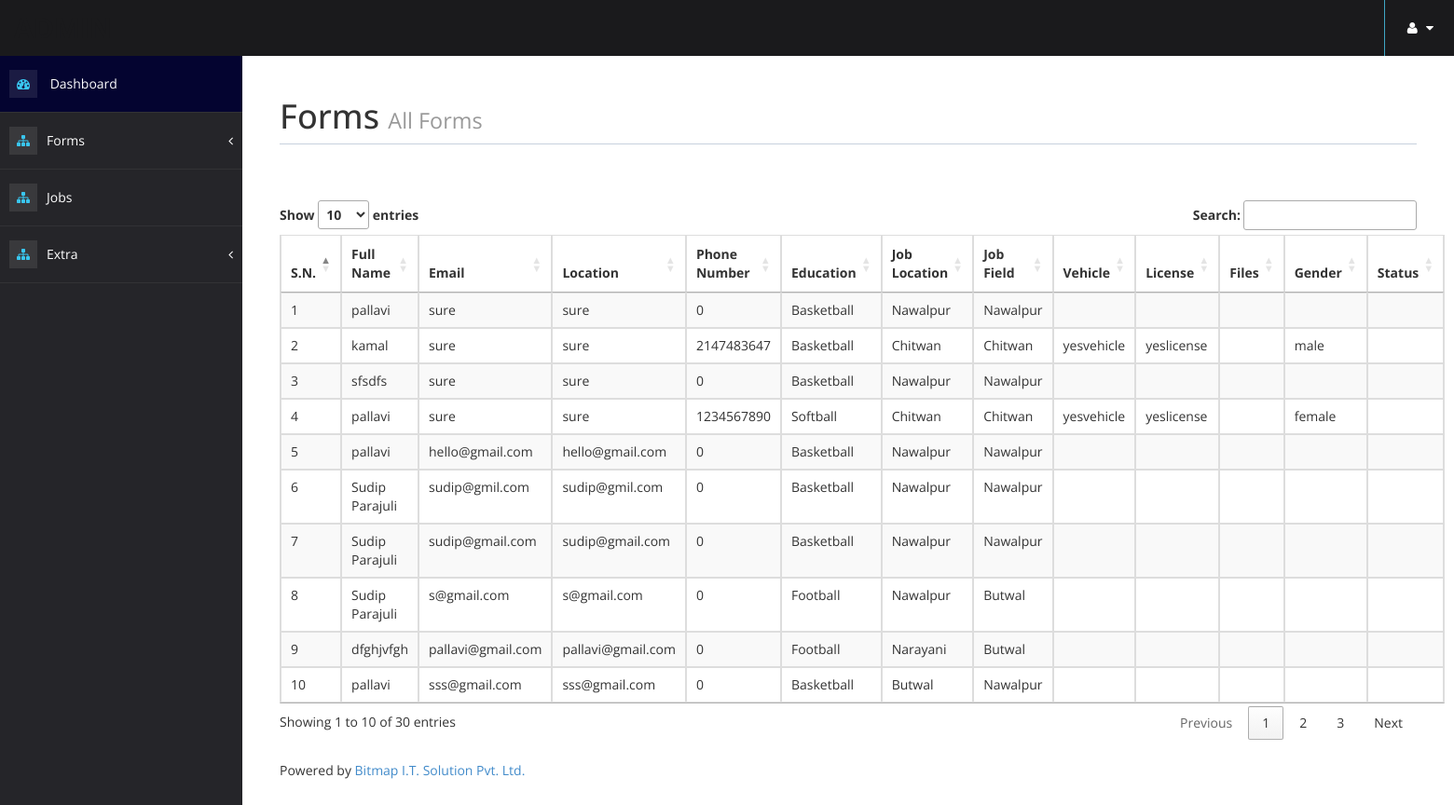
The app's page /admin/allforms.php (signed in) with its own data.
### tables this page shows
CREATE TABLE IF NOT EXISTS `tbl_users` (
`id` int(11) NOT NULL,
  `fullname` varchar(50) NOT NULL,
  `location` varchar(50) NOT NULL,
  `phonenum` int(20) NOT NULL,
  `education` varchar(50) NOT NULL,
  `joblocation` varchar(50) NOT NULL,
  `jobfield` varchar(50) NOT NULL,
  `vehicle` varchar(20) NOT NULL,
  `license` varchar(20) NOT NULL,
  `files` varchar(40) NOT NULL,
  `email` varchar(50) NOT NULL,
  `gender` varchar(50) NOT NULL,
  `status` varchar(100) NOT NULL
);

### admin/allforms.php (the view, shortened to what this page needs)
<!DOCTYPE html>
<html xmlns="http://www.w3.org/1999/xhtml">
<head>
    <link href="assets/css/bootstrap.css" rel="stylesheet" />
    <link href="assets/css/font-awesome.css" rel="stylesheet" />
    <link href="assets/js/morris/morris-0.4.3.min.css" rel="stylesheet" />
    <link href="assets/css/custom-styles.css" rel="stylesheet" />
    <link rel="stylesheet" type="text/css" href="https://cdn.datatables.net/1.10.20/css/jquery.dataTables.min.css">
</head>
<body>
    <div id="wrapper">
        <nav class="navbar navbar-default top-navbar " data-spy="affix" data-offset-top="197" role="navigation">
            <div class="navbar-header">
                <a class="navbar-brand" href="admin.php">ADMIN</a>
            </div>
            <ul class="nav navbar-top-links navbar-right" >
                <li class="dropdown">
                    <a class="dropdown-toggle" data-toggle="dropdown" href="#" aria-expanded="false">
                        <i class="fa fa-user fa-fw"></i> <i class="fa fa-caret-down"></i>
                    </a>
                </li>
            </ul>
        </nav>
        <nav class="navbar-default navbar-side" role="navigation">
            <div class="sidebar-collapse">
                <ul class="nav" id="main-menu">
                    <li>
                        <a class="active-menu" href="admin.php" style="background-color:#040430;"><i class="fa fa-dashboard"></i> Dashboard</a>
                    </li>
                    <li>
                        <a href="#"><i class="fa fa-sitemap"></i>Forms<span class="fa arrow"></span></a>
                    </li>
                     <li>
                        <a href="addjob.php"><i class="fa fa-sitemap"></i>Jobs</span></a>
                    </li>
                    <li>
                        <a href="#"><i class="fa fa-sitemap"></i>Extra<span class="fa arrow"></span></a>
                    </li>
                </ul>
            </div>
        </nav>
        <div id="page-wrapper">
            <div id="page-inner">
                <div class="row">
                    <div class="col-md-12">
                        <h1 class="page-header">
                            Forms <small> All Forms </small>
                        </h1>
                    </div>
                </div>
                <br>
                <br>
   <table id="example" class="table table-striped table-bordered " cellspacing="0" width="100%">
  <thead>
    <tr>
      <th class="th-sm">S.N.</th>
      <th class="th-sm">Full Name</th>
      <th class="th-sm">Email</th>
      <th class="th-sm">Location</th>
      <th class="th-sm">Phone Number</th>
      <th class="th-sm">Education</th>
      <th class="th-sm">Job Location</th>
      <th class="th-sm">Job Field</th>
      <th class="th-sm">Vehicle</th>
      <th class="th-sm">License</th>
      <th class="th-sm">Files</th>
      <th class="th-sm">Gender</th>
     <th class="th-sm">Status</th>
    </tr>
  </thead>
  <tbody>
  <?php
  include '../openconnection.php';
  $query="SELECT * FROM tbl_users";
  $result=$conn->query($query);
  while($rows = $result->fetch_assoc())
  {
  ?>
    <tr>
      <td><?php echo $rows['id'];?></td>
      <td><?php echo $rows['fullname'];?></td>
      <td><?php echo $rows['email'];?></td>
      <td><?php echo $rows['email'];?></td>
      <td><?php echo $rows['phonenum'];?></td>
      <td><?php echo $rows['education'];?></td>
      <td><?php echo $rows['joblocation'];?></td>
      <td><?php echo $rows['jobfield'];?></td>
      <td><?php echo $rows['vehicle'];?></td>
      <td><?php echo $rows['license'];?></td>
      <td><?php echo $rows['files'];?></td>
      <td><?php echo $rows['gender'];?></td>
      <td><?php echo $rows['status'];?></td>
    </tr>
  <?php
    }
  ?>
  </tbody>
</table>
                <footer><p>Powered by <a href="https://bitmapitsolution.com" target="_blank">Bitmap I.T. Solution Pvt. Ltd.</a></p></footer>
            </div>
        </div>
    </div>
</body>
</html>

### admin/assets/css/custom-styles.css (style rules this page uses)
body { font-family: 'Open Sans', sans-serif; }
#wrapper { width: 100%; background-color: #252529 ; }
#page-wrapper { padding: 15px 15px; min-height: 600px; background: #FFFFFF; }
#page-inner { width:100%; margin:10px 20px 10px 0px; background-color:transparent; padding:10px; min-height:1200px; }
h1, .h1, h2, .h2, h3, .h3 { margin-top: 7px; margin-bottom: -5px; }
p { font-size:16px; line-height:25px; padding-top:20px; }
.navbar-side .nav > li > a > i { color: #39C6F0; background: rgba(255, 255, 255, 0.09); padding: 8px; width: 30px; text-align: center; }
.page-header { padding-bottom: 9px; margin: 10px 0 20px; border-bottom: 1px solid #C7D1DD; }
footer p { font-size: 14px; }
.top-navbar { margin:0px; }
.top-navbar .navbar-brand { color: #fff; width: 260px; text-align: left; height: 60px; font-size: 30px; font-weight: 700; text-transform: uppercase; line-height: 30px; }
.top-navbar .nav > li { position: relative; display: inline-block; margin: 0px; padding: 0px; }
.top-navbar .nav > li > a { position: relative; display: block; padding: 20px; color: #FFFFFF; border-left: 1px solid #40A7C5; margin: 0px; }
.active-menu { background-color: 1a1a1c; }
.arrow { float: right; margin-top: 8px; }
.fa.arrow:before { content: "\f104"; }
.sidebar-collapse , .sidebar-collapse .nav { background:none; }
.sidebar-collapse .nav { padding:0; }
.sidebar-collapse .nav > li > a { color:#fff; background:transparent; text-shadow:none; }
.sidebar-collapse > .nav > li > a { padding:15px 10px; }
.sidebar-collapse > .nav > li { border-bottom: 1px solid rgba(107, 108, 109, 0.19); }
.navbar-side { border:none; background-color: transparent; }
.top-navbar { background: #1a1a1c; border-bottom:none; }
.top-navbar .nav > li > a > i { margin-right: 2px; }
.navbar-default { border:0px solid black; }
.navbar-header { background: #1a1a1c; }
.nav > li > a > i { margin-right:10px; color: #FFFFFF; }
@media (min-width:768px) { #page-wrapper { margin: 0 0 0 260px; padding: 15px 30px; min-height: 1200px; } }
@media (min-width:768px) { .navbar-side { z-index: 1; position: absolute; width: 260px; } }
@media (min-width:768px) { .navbar { border-radius: 0px; } }

### records on screen
tbl_users: id "1", fullname "pallavi", email "sure", phonenum "0", education "Basketball", joblocation "Nawalpur", jobfield "Nawalpur"
tbl_users: id "2", fullname "kamal", email "sure", phonenum "2147483647", education "Basketball", joblocation "Chitwan", jobfield "Chitwan", vehicle "yesvehicle", license "yeslicense", gender "male"
tbl_users: id "3", fullname "sfsdfs", email "sure", phonenum "0", education "Basketball", joblocation "Nawalpur", jobfield "Nawalpur"
tbl_users: id "4", fullname "pallavi", email "sure", phonenum "1234567890", education "Softball", joblocation "Chitwan", jobfield "Chitwan", vehicle "yesvehicle", license "yeslicense", gender "female"
tbl_users: id "5", fullname "pallavi", email "hello@gmail.com", phonenum "0", education "Basketball", joblocation "Nawalpur", jobfield "Nawalpur"
tbl_users: id "6", fullname "Sudip Parajuli", email "sudip@gmil.com", phonenum "0", education "Basketball", joblocation "Nawalpur", jobfield "Nawalpur"
tbl_users: id "7", fullname "Sudip Parajuli", email "sudip@gmail.com", phonenum "0", education "Basketball", joblocation "Nawalpur", jobfield "Nawalpur"
tbl_users: id "8", fullname "Sudip Parajuli", email "s@gmail.com", phonenum "0", education "Football", joblocation "Nawalpur", jobfield "Butwal"
tbl_users: id "9", fullname "dfghjvfgh", email "pallavi@gmail.com", phonenum "0", education "Football", joblocation "Narayani", jobfield "Butwal"
tbl_users: id "10", fullname "pallavi", email "sss@gmail.com", phonenum "0", education "Basketball", joblocation "Butwal", jobfield "Nawalpur"
